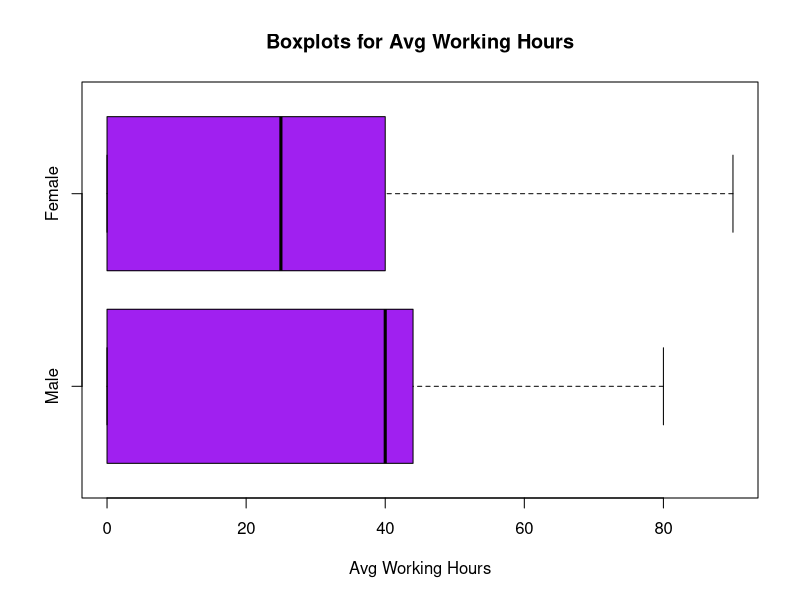

Reproduce this figure in R.
# Set working directory
setwd("/Users/amandaquan/Library/CloudStorage/OneDrive-CalPoly/BUS 497/Final Project")

# Import excel file
library(readxl)
ERIMData <- read_excel("ERIMData.xlsx")
View(ERIMData)

# Remove Missing Values From Dataset
length(which(is.na(ERIMData))) # 4
which(is.na(ERIMData)) # 3676 10663 12081 14658

# summary of ERIMData
summary(ERIMData)

# Remove NAs from the Dataset
Omission_Data = na.omit(ERIMData)

# Note using ERIMDATA, not Ommission_Data

# Subseting Residence Status & Education Level (Male & Female) 
myData1 = ERIMData[,c("ResStatus","MEdu")]
myData2 = ERIMData[,c("ResStatus","FEdu")]


# Create Custom Binning the Data Based the Education level 
# Subseting Male Education
myData1$Binning = cut(ERIMData$MEdu, breaks = c(-Inf, 8, 9, 10, 11),
                    labels = c("No College", "College", "Graduate", "Post-Graduate"))

# Count the number of Bins
length(which(myData1$Binning == "No College")) # 2474
length(which(myData1$Binning == "College")) # 414
length(which(myData1$Binning == "Graduate")) # 102
length(which(myData1$Binning == "Post-Graduate")) # 199


# Subseting Female Education
myData2$Binning = cut(ERIMData$FEdu, breaks = c(-Inf, 8, 9, 10, 11),
                      labels = c("No College", "College", "Graduate", "Post-Graduate"))

length(which(myData2$Binning == "No College")) # 2448
length(which(myData2$Binning == "College")) # 451
length(which(myData2$Binning == "Graduate")) # 141
length(which(myData2$Binning == "Post-Graduate")) # 149


# Create a Boxplot for Male/Female Avg Working Hours

# Male Avg Working Hours
boxplot(ERIMData$MWrkHrs, ERIMData$FWrkHrs, 
        main = "Boxplots for Avg Working Hours",
        xlab = "Avg Working Hours",
        names = c("Male", "Female"),
        horizontal = TRUE,
        col = "purple")

summary(ERIMData$MWrkHrs) # Min. 1st Qu.  Median    Mean 3rd Qu.    Max. 
                          # 0.00    0.00   40.00   26.34   44.00   80.00

summary(ERIMData$FWrkHrs) # Min. 1st Qu.  Median    Mean 3rd Qu.    Max. 
                          # 0.00    0.00   25.00   22.11   40.00   90.00 

# Based on observation: On average, males work more than females. 
# Males working on avg of 26.34 hrs compared to females where they work 22.11 hours.

# Creating linear regresion models

# What is the average HHInc (in a quantitative aspect)
# Household Income ~ Male Education Level + Male Working Hours
model1 <- lm(HHInc ~ MEdu + MWrkHrs, data = ERIMData)
summary(model1)
options(scipen = 999)

# Male education of college degree and works 50 hrs
test = 3.441818 + (0.299144* 9) + (0.036294 * 50) # 7.948814

# Household Income ~ Female Education Level + Female Working Hours
model2 <- lm(HHInc ~ FEdu + FWrkHrs, data = ERIMData)
summary(model2)

# Female education of a graduate college degree and works 50 hrs
test2 = 3.163006 + (0.348224*11) + (0.023917*50) # 8.18932

# Residence Status  ~ Male Education Level + Male Working Hours + Frozen Dinner Expense
model3 <- lm(ResStatus ~ MEdu + MWrkHrs + DinExp, data = ERIMData)
summary(model3)

# Residence Status  ~ Male Education Level + Male Working Hours + Female Education Level + Female Working Hours
model4 <- lm(ResStatus ~ MEdu + MWrkHrs + FEdu + FWrkHrs, data = ERIMData)
summary(model4)

# Residence Status  ~ Male Education Level + Male Working Hours + Female Education Level + Female Working Hours + Members in Household
model5 <- lm(ResStatus ~ MEdu + MWrkHrs + FEdu + FWrkHrs + HHNbr, data = ERIMData)
summary(model5)

# Male working hours ~ Male education level
model6 <- lm(MWrkHrs ~ MEdu, data = ERIMData)
summary(model6)


#plot(ERIMData$MEdu ~ ERIMData$MWrkHrs, data = ERIMData, ylab = 'Education', 
#     xlab = 'Avg Working Hrs')

















